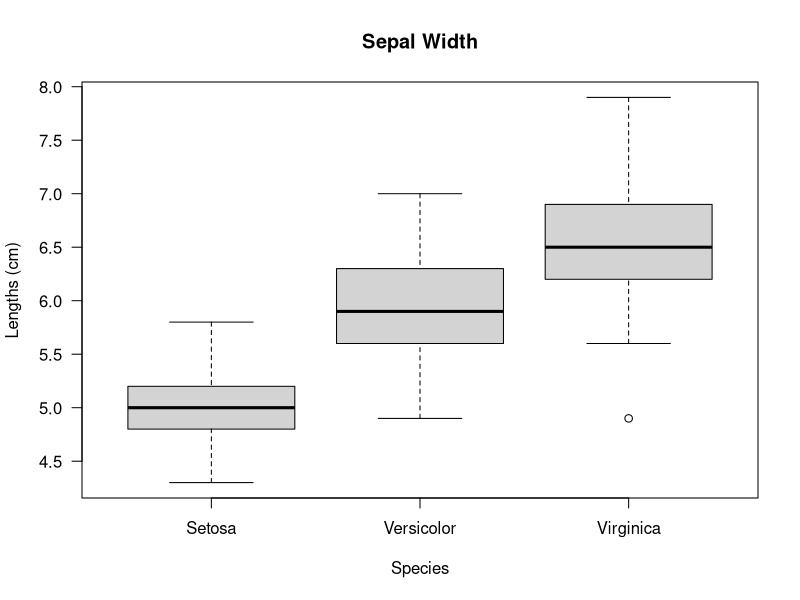
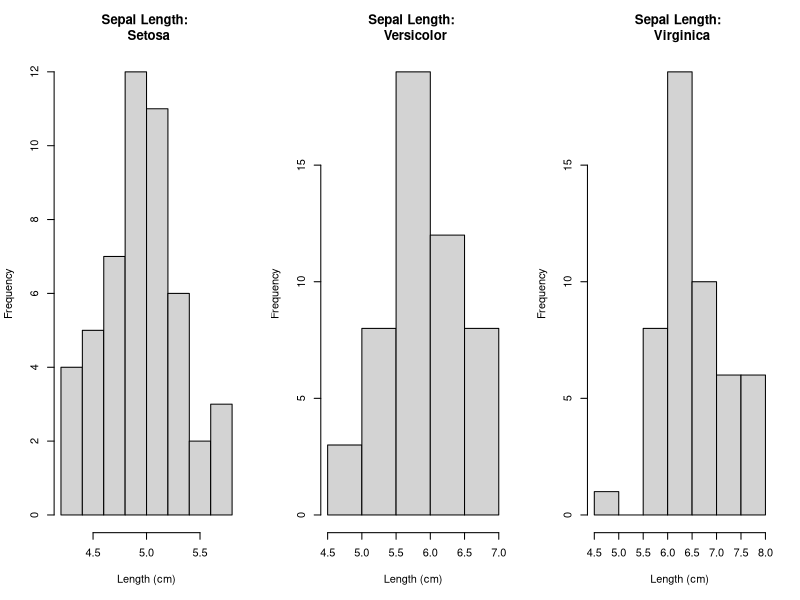
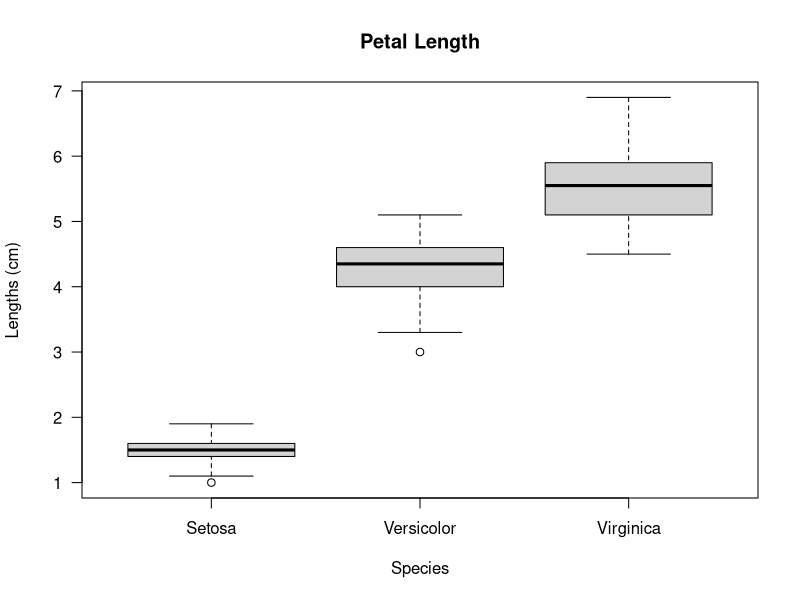
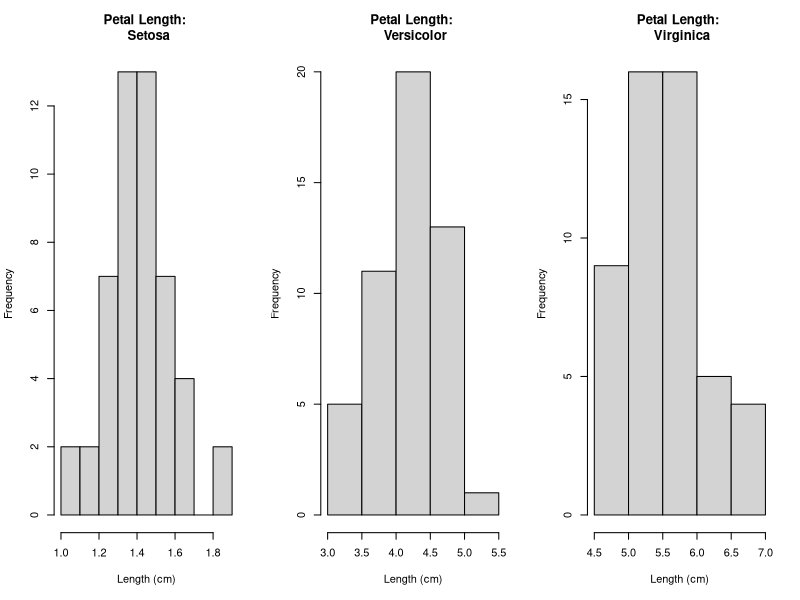
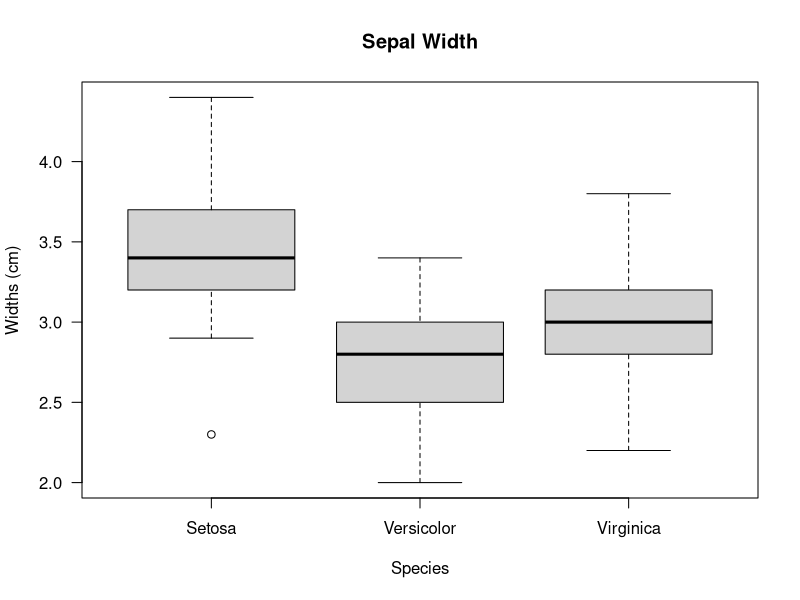
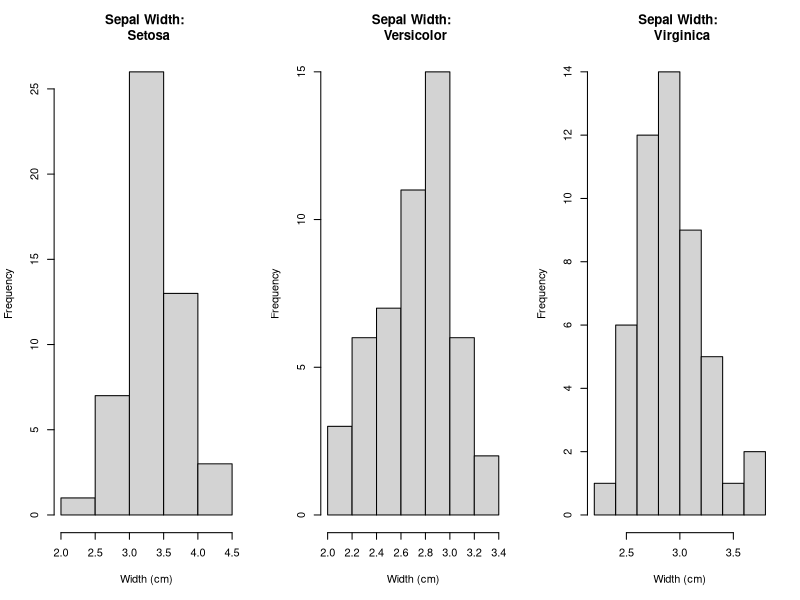
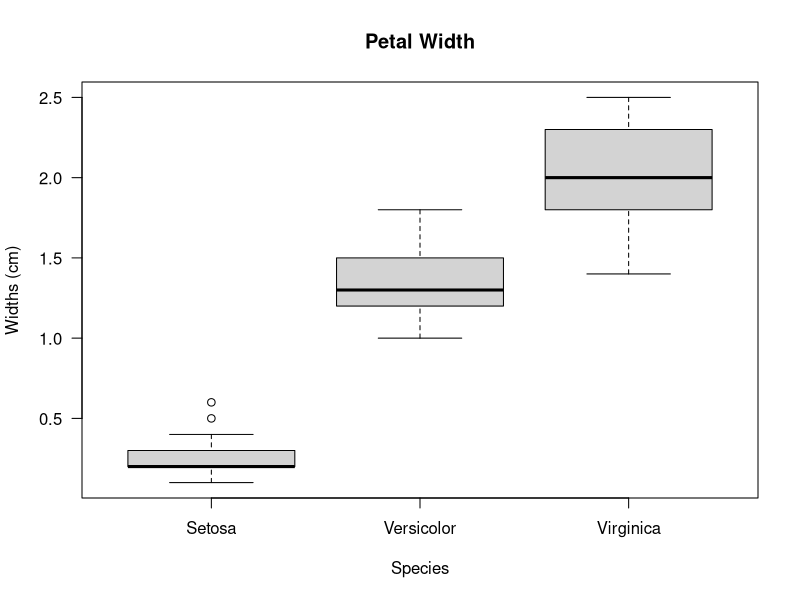
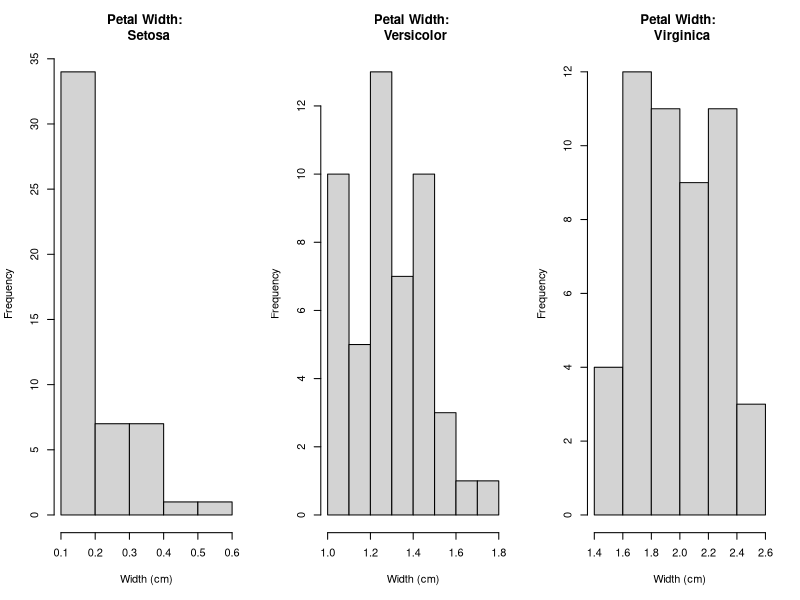

These figures' R source, in order:
#packages
library(dplyr)

#load dataset
data(iris)

#basic analysis
##summary
summary(iris)
##summary
str(iris) 
##first observations
head(iris)

##################### Sepal length analysis #####################
##setosa
SS <-subset(iris, subset=Sepal.Length & Species == "setosa") %>%
     select(-Sepal.Width, -Petal.Length, -Petal.Width)
##versicolor
SV <-subset(iris, subset=Sepal.Length & Species == "versicolor") %>%
     select(-Sepal.Width, -Petal.Length, -Petal.Width)
##virginica
SVI <-subset(iris, subset=Sepal.Length & Species == "virginica") %>%
      select(-Sepal.Width, -Petal.Length, -Petal.Width)
#boxplot
boxplot(SS$Sepal.Length, 
        SV$Sepal.Length, 
        SVI$Sepal.Length, 
        xlab = "Species", 
        ylab ="Lengths (cm)", 
        main = "Sepal Width",
        las = 1, 
        names=c("Setosa", "Versicolor", "Virginica"))
#range
max(iris$Sepal.Length)-min(iris$Sepal.Length)
max(SS$Sepal.Length)-min(SS$Sepal.Length) #setosa
max(SV$Sepal.Length)-min(SV$Sepal.Length) #versicolor
max(SVI$Sepal.Length)-min(SVI$Sepal.Length) #virginica
#variance
var(SS$Sepal.Length) #setosa
var(SV$Sepal.Length) #versicolor
var(SVI$Sepal.Length) #virginica
#histogram
par(mfrow = c(1,3))
hist(SS$Sepal.Length, main = "Sepal Length: \n Setosa", xlab = "Length (cm)")
hist(SV$Sepal.Length, main = "Sepal Length: \n Versicolor", xlab = "Length (cm)")
hist(SVI$Sepal.Length, main = "Sepal Length: \n Virginica", xlab = "Length (cm)")


##################### Petal length analysis #####################
par(mfrow = c(1,1))
##setosa
PS <-subset(iris, subset=Petal.Length & Species == "setosa") %>%
     select(-Sepal.Width, -Sepal.Length, -Petal.Width)
##versicolor
PV <-subset(iris, subset=Petal.Length & Species == "versicolor") %>%
     select(-Sepal.Width, -Sepal.Length, -Petal.Width)
##virginica
PVI <-subset(iris, subset=Petal.Length & Species == "virginica") %>%
      select(-Sepal.Width, -Sepal.Length, -Petal.Width)
#boxplot
par(mfrow = c(1,1)) #fix previous code
boxplot(PS$Petal.Length, 
        PV$Petal.Length, 
        PVI$Petal.Length, 
        xlab = "Species", 
        ylab ="Lengths (cm)",
        main = "Petal Length",
        las = 1, 
        names=c("Setosa", "Versicolor", "Virginica"))
#range
max(iris$Petal.Length)-min(iris$Petal.Length)
max(PS$Petal.Length)-min(PS$Petal.Length) #setosa
max(PV$Petal.Length)-min(PV$Petal.Length) #versicolor
max(PVI$Petal.Length)-min(PVI$Petal.Length) #virginica
#variance
var(PS$Petal.Length) #setosa
var(PV$Petal.Length) #versicolor
var(PVI$Petal.Length) #virginica
#histogram
par(mfrow = c(1,3))
hist(PS$Petal.Length, main = "Petal Length: \n Setosa", xlab = "Length (cm)")
hist(PV$Petal.Length, main = "Petal Length: \n Versicolor", xlab = "Length (cm)")
hist(PVI$Petal.Length, main = "Petal Length: \n Virginica", xlab = "Length (cm)")

##################### Sepal width analysis #####################
##setosa
WS <-subset(iris, subset=Sepal.Width & Species == "setosa") %>%
     select(-Sepal.Length, -Petal.Length, -Petal.Width)
##versicolor
WV <-subset(iris, subset=Sepal.Width  & Species == "versicolor") %>%
     select(-Sepal.Length, -Petal.Length, -Petal.Width)
##virginica
WVI <-subset(iris, subset=Sepal.Width & Species == "virginica") %>%
      select(-Sepal.Length, -Petal.Length, -Petal.Width)
#boxplot
par(mfrow = c(1,1)) #fix previous code
boxplot(WS$Sepal.Width, 
        WV$Sepal.Width, 
        WVI$Sepal.Width, 
        xlab = "Species", 
        ylab ="Widths (cm)",
        main = "Sepal Width",
        las = 1, 
        names=c("Setosa", "Versicolor", "Virginica"))
#range
max(iris$Sepal.Width)-min(iris$Sepal.Width)
max(WS$Sepal.Width)-min(WS$Sepal.Width) #setosa
max(WV$Sepal.Width)-min(WV$Sepal.Width) #versicolor
max(WVI$Sepal.Width)-min(WVI$Sepal.Width) #virginica
#variance
var(WS$Sepal.Width) #setosa
var(WV$Sepal.Width) #versicolor
var(WVI$Sepal.Width) #virginica
#histogram
par(mfrow = c(1,3))
hist(WS$Sepal.Width, main = "Sepal Width: \n Setosa", xlab = "Width (cm)")
hist(WV$Sepal.Width, main = "Sepal Width: \n Versicolor", xlab = "Width (cm)")
hist(WVI$Sepal.Width, main = "Sepal Width: \n Virginica", xlab = "Width (cm)")

##################### Petal width analysis #####################
##setosa
WPS <-subset(iris, subset=Petal.Width & Species == "setosa") %>%
     select(-Sepal.Length, -Petal.Length, -Sepal.Width)
##versicolor
WPV <-subset(iris, subset=Petal.Width  & Species == "versicolor") %>%
     select(-Sepal.Length, -Petal.Length, -Sepal.Width)
##virginica
WPVI <-subset(iris, subset=Petal.Width & Species == "virginica") %>%
      select(-Sepal.Length, -Petal.Length, -Sepal.Width)
#boxplot
par(mfrow = c(1,1)) #fix previous code
boxplot(WPS$Petal.Width, 
        WPV$Petal.Width, 
        WPVI$Petal.Width, 
        xlab = "Species", 
        ylab ="Widths (cm)",
        main = "Petal Width",
        las = 1, 
        names=c("Setosa", "Versicolor", "Virginica"))
#range
max(iris$Petal.Width)-min(iris$Petal.Width)
max(WPS$Petal.Width)-min(WPS$Petal.Width) #setosa
max(WPV$Petal.Width)-min(WPV$Petal.Width) #versicolor
max(WPVI$Petal.Width)-min(WPVI$Petal.Width) #virginica
#variance
var(WPS$Petal.Width) #setosa
var(WPV$Petal.Width) #versicolor
var(WPVI$Petal.Width) #virginica
#histogram
par(mfrow = c(1,3))
hist(WPS$Petal.Width, main = "Petal Width: \n Setosa", xlab = "Width (cm)")
hist(WPV$Petal.Width, main = "Petal Width: \n Versicolor", xlab = "Width (cm)")
hist(WPVI$Petal.Width, main = "Petal Width: \n Virginica", xlab = "Width (cm)")


################### # # Correlation analysis # # ###################
#package
library(corrplot)

#setosa 
iris_Setosa <- data.frame(SS$Sepal.Length, PS$Petal.Length, WS$Sepal.Width, WPS$Petal.Width)
SetosaCor <- cor(iris_Setosa)
par(mfrow = c(1,1))
corrplot(SetosaCor, method = "ellipse")

#versicolor
iris_Versi<- data.frame(SV$Sepal.Length, PV$Petal.Length, WV$Sepal.Width, WPV$Petal.Width)
VersiCor <- cor(iris_Versi)
corrplot(VersiCor, method = "ellipse")

#virginica
iris_Virgi<- data.frame(SVI$Sepal.Length, PVI$Petal.Length, WVI$Sepal.Width, WPVI$Petal.Width)
VirgiCor <- cor(iris_Virgi)
corrplot(VirgiCor, method = "ellipse")
